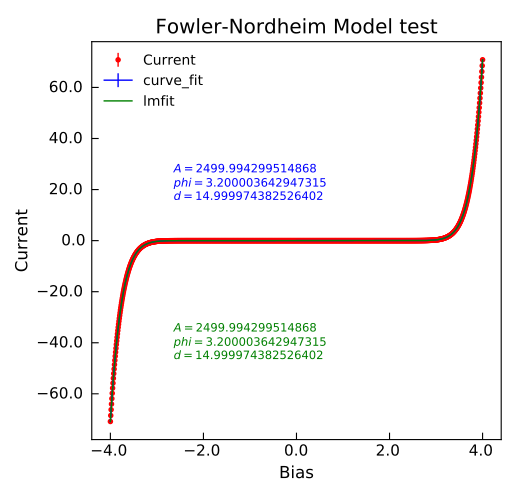

The script that drew this image:
"""Example of nDimArrhenius Fit."""
from Stoner import Data
from Stoner.analysis.fitting.models.tunnelling import (
    fowlerNordheim,
    FowlerNordheim,
)
from numpy import linspace, ones_like
from numpy.random import normal

# Make some data
V = linspace(-4, 4, 1000)
I = fowlerNordheim(V, 2500, 3.2, 15.0) + normal(size=len(V), scale=1e-6)
dI = ones_like(V) * 10e-6

d = Data(V, I, dI, setas="xye", column_headers=["Bias", "Current", "Noise"])

d.curve_fit(
    fowlerNordheim, p0=[2500, 3.2, 15.0], result=True, header="curve_fit"
)
d.setas = "xyey"
d.plot(fmt=["r.", "b-"])
d.annotate_fit(
    fowlerNordheim,
    x=0.2,
    y=0.6,
    prefix="fowlerNordheim",
    fontdict={"size": "x-small", "color": "blue"},
)

d.setas = "xye"
fit = FowlerNordheim()
p0 = [2500, 5.2, 15.0]
p0 = fit.guess(I, x=V)
for p, v, mi, mx in zip(
    ["A", "phi", "d"], [2500, 3.2, 15.0], [100, 1, 5], [1e4, 20.0, 30.0]
):
    p0[p].value = v
    p0[p].bounds = [mi, mx]
d.lmfit(FowlerNordheim, p0=p0, result=True, header="lmfit")
d.setas = "x...y"
d.plot(fmt="g-")
d.annotate_fit(
    fit,
    x=0.2,
    y=0.2,
    prefix="FowlerNordheim",
    fontdict={"size": "x-small", "color": "green"},
)

d.ylabel = "Current"
d.title = "Fowler-Nordheim Model test"
d.tight_layout()
